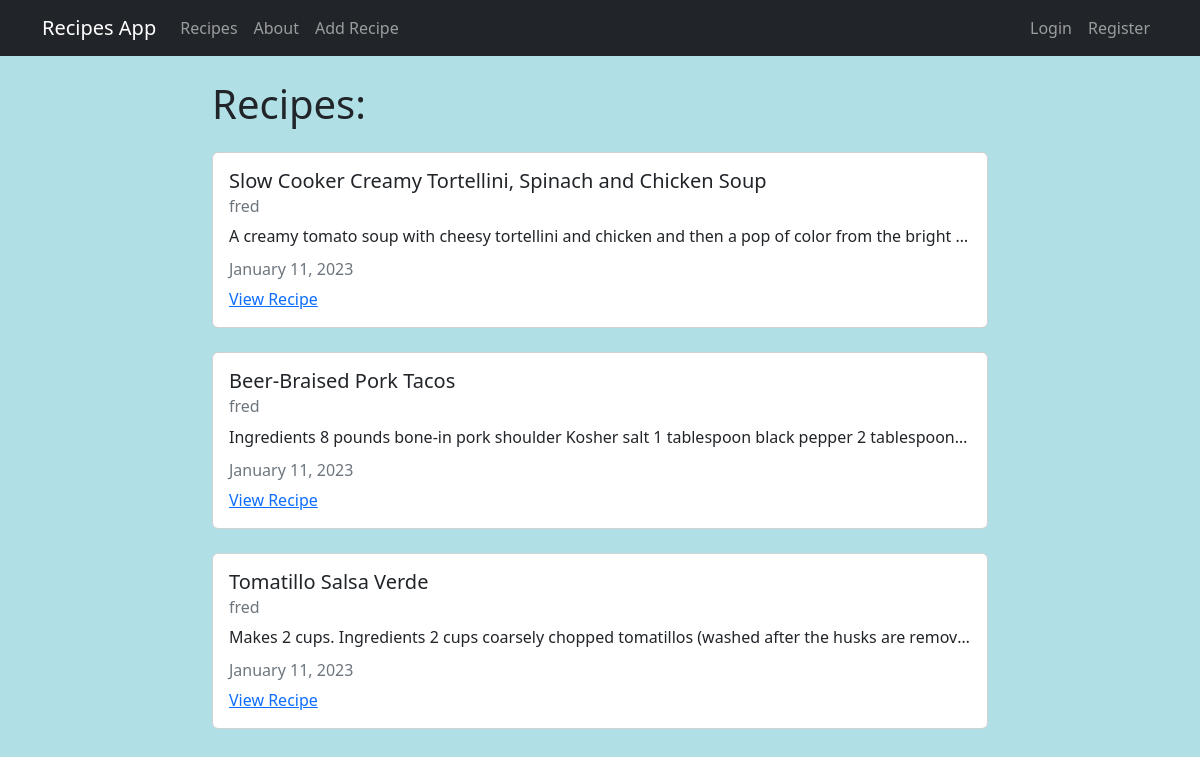
The page / on the database its author committed.
### recipes/models.py (models this page shows, shortened)
class Recipe(models.Model):
    title = models.CharField(max_length=100)
    description = models.TextField()
    author = models.ForeignKey(User, on_delete=models.CASCADE)
    created_at = models.DateTimeField(auto_now_add=True)
    updated_at = models.DateTimeField(auto_now=True)

### recipes/views.py (the view)
# urls.py: path('', views.RecipeListView.as_view(), name="recipes-home"),
class RecipeListView(ListView):
    model = models.Recipe
    template_name = 'recipes/home.html'
    context_object_name = 'recipes'

### recipes/templates/recipes/home.html (shortened to what this page needs)
{% extends "recipes/base.html" %}
{% block content %}
<h1>Recipes:</h1>
{% for recipe in recipes %}
<div class="card my-4">
  <div class="card-body">
    <h5 class="card-title">{{ recipe.title }}</h5>
    <h6 class="card-subtitle mb-2 text-muted">{{ recipe.author }}</h6>
    <p class="card-text">{{ recipe.description }}</p>
    <h6 class="card-subtitle mb-2 text-muted">
      {{ recipe.updated_at|date:"F d, Y" }}
    </h6>
    <a href="{% url 'recipes-detail' recipe.pk %}" class="card-link">View Recipe</a>
  </div>
</div>
{% endfor %}
{% endblock content %}

### recipes/templates/recipes/base.html (shortened to what this page needs)
<!DOCTYPE html>
<html lang="en">
  <head>
    <link
      href="https://cdn.jsdelivr.net/npm/bootstrap@5.2.0-beta1/dist/css/bootstrap.min.css"
      rel="stylesheet"
    />
  </head>
  <body>
    <nav class="navbar navbar-expand-lg navbar-dark bg-dark">
      <div class="container">
        <a class="navbar-brand" href="{% url 'recipes-home' %}">Recipes App</a>
        <div class="collapse navbar-collapse" id="navbarNav">
          <ul class="navbar-nav">
            <li class="nav-item">
              <a
                class="nav-link"
                aria-current="page"
                href="{% url 'recipes-home' %}"
                >Recipes</a
              >
            </li>
            <li class="nav-item">
              <a class="nav-link" href="{% url 'recipes-about' %}">About</a>
            </li>
            <li class="nav-item">
              <a class="nav-link" href="{% url 'recipes-create' %}">Add Recipe</a>
            </li>
          </ul>
        </div>
        <div class="navbar-nav">
          {% if user.is_authenticated %}
          <a class="nav-item nav-link" href="{% url 'user-profile' %}"
            >My Profile</a
          >
          <a class="nav-item nav-link" href="{% url 'user-logout' %}">Logout</a>
          {% else %}
          <a class="nav-item nav-link" href="{% url 'user-login' %}">Login</a>
          <a class="nav-item nav-link" href="{% url 'user-register' %}"
            >Register</a
          >
          {% endif %}
        </div>
      </div>
    </nav>
    <div class="container mt-4 col-8">
       {% block content %} {% endblock %}
    </div>
  </body>
</html>

### recipes/templates/recipes/home.html (style rules this page uses)
p { font-size: 1rem; margin: 10; white-space: pre-line;         inline-size: 150px; text-overflow: ellipsis; width: 100%; white-space: nowrap; overflow:hidden; }
body { background-color: powderblue; }

### rows shown on the page
Recipe: title "Slow Cooker Creamy Tortellini, Spinach and Chicken Soup", author "fred", description "A creamy tomato soup with cheesy tortellini and chicken and then a pop of color from the bright…", updated_at "January 11, 2023"
Recipe: title "Beer-Braised Pork Tacos", author "fred", description "Ingredients 8 pounds bone-in pork shoulder Kosher salt 1 tablespoon black pepper 2 tablespoon…", updated_at "January 11, 2023"
Recipe: title "Tomatillo Salsa Verde", author "fred", description "Makes 2 cups. Ingredients 2 cups coarsely chopped tomatillos (washed after the husks are remov…", updated_at "January 11, 2023"
